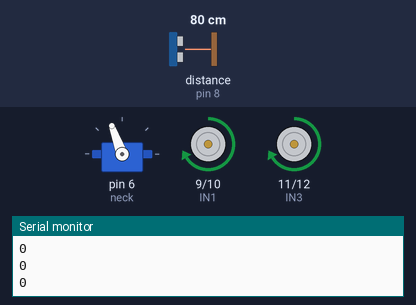
Bench run of a sketch on a simulated Arduino Mega 2560, built with avr-gcc and run on an emulated ATmega2560. Parts: servo, motor-driver pin pairs drawn as motors (green arrow = first pin HIGH = forward, orange = second pin HIGH = backward, longer = more drive, scaled by the enable pin), the last lines printed to the serial monitor. The test bench sets the inputs (shaded band); at power-on: distance to the obstacle (sensor on pin 8) 80 cm.

Above: at 1.2 s.
1.3 s: distance to the obstacle (sensor on pin 8) set to 2 cm
At 2.3 s:
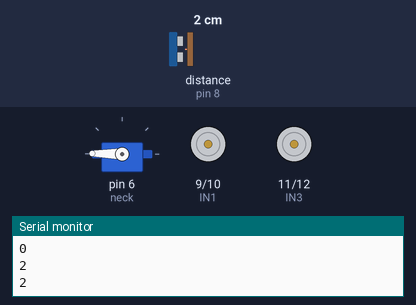
At 2.7 s:
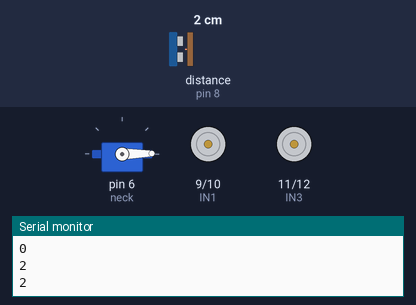
4.3 s: distance to the obstacle (sensor on pin 8) set to 6 cm
7.3 s: distance to the obstacle (sensor on pin 8) set to 9 cm
At 7.9 s:
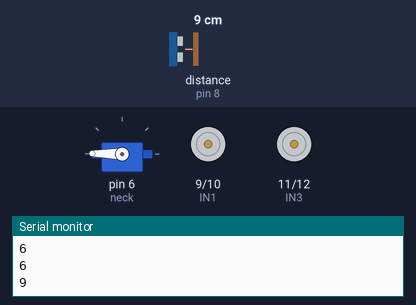
8.9 s: distance to the obstacle (sensor on pin 8) set to 18 cm
11.9 s: distance to the obstacle (sensor on pin 8) set to 22 cm
At 12.91 s:
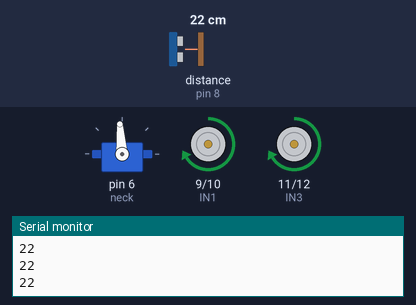
14.9 s: distance to the obstacle (sensor on pin 8) set to 35 cm
Timing chart, 0 to 18.9 s (numbered marks = the images above; inputs shaded):
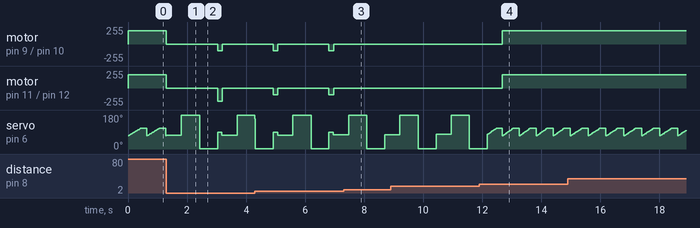

The sketch:

OAR.ino
```cpp
#include <Servo.h>
#include <NewPing.h>

Servo neck;
NewPing eye(7, 8, 50);


const int IN1 = 9;
const int IN2 = 10;
const int IN3 = 11;
const int IN4 = 12;

const int ENA = 5;
const int ENB = 3;


void IsThere(int i) {

  int distance = eye.ping_cm();
  Serial.println(distance);

  if(distance > 0 && distance <= 20){
     analogWrite(ENA, 0);
     analogWrite(ENB, 0);

     delay(500);

    for(int j = i; j<180; j++) {
      neck.write(j);
    }
    delay(300);
    int right = eye.ping_cm();
    Serial.println(right);
    delay(300);

    for(int j = 179; j>0; j--) {
      neck.write(j);
    }
    delay(300);
    int left = eye.ping_cm();
    Serial.println(left);
    delay(300);

    for(int j = 1; j<=90; j++) {
      neck.write(j);
    }

    if(right <= 7 && left <=7) {
      analogWrite(ENA, 100);
      analogWrite(ENB, 100);

      digitalWrite(IN1, LOW);
      digitalWrite(IN2, HIGH);
      digitalWrite(IN3, LOW);
      digitalWrite(IN4, HIGH);

      delay(150);
    }


    else if(right > left) {
      analogWrite(ENA, 100);
      analogWrite(ENB, 150);

      digitalWrite(IN1, HIGH);
      digitalWrite(IN2, LOW);
      digitalWrite(IN3, LOW);
      digitalWrite(IN4, HIGH);

      delay(200);

      analogWrite(ENA, 0);
      analogWrite(ENB, 0);
    }

    else if(left > right) {
      analogWrite(ENA, 150);
      analogWrite(ENB, 100);

      digitalWrite(IN1, LOW);
      digitalWrite(IN2, HIGH);
      digitalWrite(IN3, HIGH);
      digitalWrite(IN4, LOW);

      delay(200);

      analogWrite(ENA, 0);
      analogWrite(ENB, 0);
    }
    }
}


void setup() {

  Serial.begin(9600);

  neck.attach(6);
  pinMode(6, OUTPUT);

  pinMode (IN1, OUTPUT);
  pinMode (IN2, OUTPUT);
  pinMode (IN3, OUTPUT);
  pinMode (IN4, OUTPUT);
  pinMode (ENA, OUTPUT);
  pinMode (ENB, OUTPUT);
}

void loop() {

  analogWrite(ENA, 200);
  analogWrite(ENB, 200);

  digitalWrite(IN1, HIGH);
  digitalWrite(IN2, LOW);
  digitalWrite(IN3, HIGH);
  digitalWrite(IN4, LOW);


  for (int i = 70; i<=110; i++) {
    neck.write(i);
    delay(7);

    IsThere(i);

  }
  delay(100);


  for (int i = 110; i<=70; i--) {
    neck.write(i);
    delay(7);

    IsThere(i);

  }
  delay(100);


}
```

Measured:
- the behaviour switches between 7 and 8 cm on distance to the obstacle (sensor on pin 8) (found by bisection; images 2 and 3)
- the behaviour switches between 20 and 21 cm on distance to the obstacle (sensor on pin 8) (found by bisection; images 3 and 4)
- after the input at 1.3 s, motor on pin 9 (IN1) / pin 10 (IN2): forward 200/255 → stopped at once, → backward 100/255 1.7 s later, → stopped 0.16 s later; motor on pin 11 (IN3) / pin 12 (IN4): forward 200/255 → stopped at once, → backward 200/255 1.7 s later, → stopped 0.16 s later
- after the input at 7.3 s, motor on pin 9 (IN1) / pin 10 (IN2), motor on pin 11 (IN3) / pin 12 (IN4): stays stopped (without the input it goes to backward 100/255 after 1.4 s)
- after the input at 11.9 s, motor on pin 9 (IN1) / pin 10 (IN2), motor on pin 11 (IN3) / pin 12 (IN4): stopped → forward 200/255 after 0.78 s
- by itself, servo on pin 6 (neck): repeats every 0.61 s: 73° 0.03 s, 76° 0.03 s, 79° 0.02 s, 81° 0.01 s, 82° 0.03 s, 85° 0.03 s, 88° 0.03 s, 91° 0.03 s, 94° 0.03 s, 97° 0.03 s, 100° 0.03 s, 103° 0.03 s, 106° 0.03 s, 109° 0.02 s, 110° 0.20 s, 70° 0.03 s
